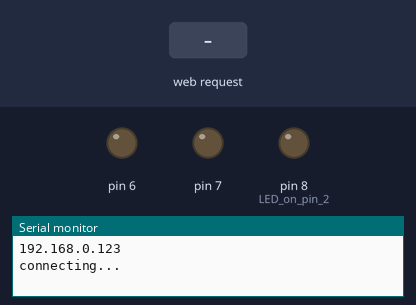
The sketch below on a simulated Arduino Uno, built with avr-gcc and run on an emulated ATmega328P. On the bench: output pins drawn as LEDs (lit = HIGH), the last lines printed to the serial monitor. Inputs (shaded band) come from the test bench. WiFi joins after 1.5 s; servers stay silent unless stated.

Above: at 1.2 s.
1.3 s: HTTP request GET /?LIGHT1=2 received
At 2.5 s:
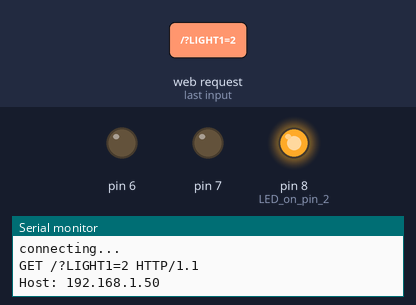
2.8 s: HTTP request GET /?LIGHT2=2 received
At 3.6 s:
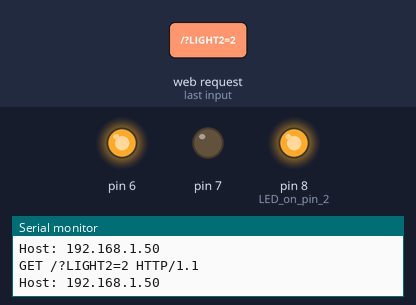
4.3 s: HTTP request GET /?LIGHT3=2 received
At 4.7 s:
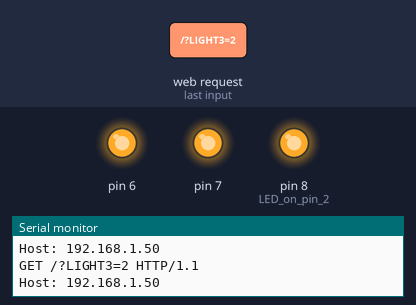
5.8 s: HTTP request GET /?LIGHT1=2 received
At 7.0 s:
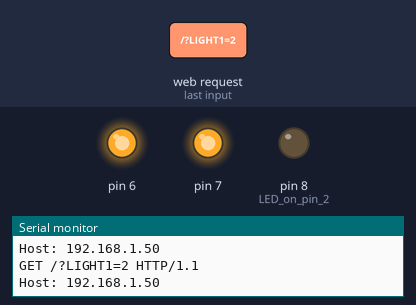
7.3 s: HTTP request GET /?LIGHT2=2 received
At 8.2 s:
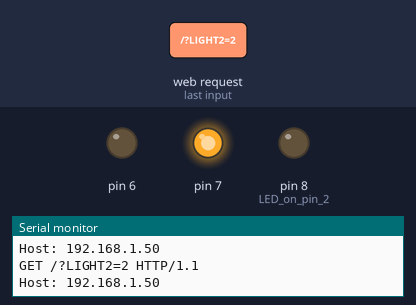
Timing chart, 0 to 9.8 s (numbered marks = the images above; inputs shaded):
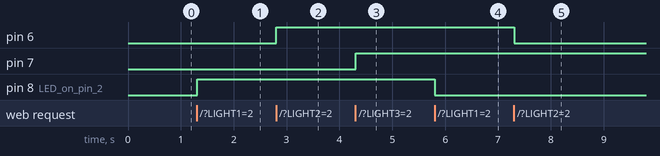

The sketch:

LED_Light_Server.ino
```cpp
#include <SPI.h>
#include <Ethernet.h>

// MAC address from Ethernet shield sticker under board
byte mac[] = { 0xDE, 0xAD, 0xBE, 0xEF, 0xFE, 0xED };
IPAddress ip(192, 168, 0,123); // IP address, may need to change depending on network
EthernetServer server(80);  // create a server at port 80

String HTTP_req;          // stores the HTTP request
boolean LED_status0 = 0;
boolean LED_status1=0;
boolean LED_status2=0;// state of LED, off by default

void setup()
{
    Ethernet.begin(mac, ip);  // initialize Ethernet device
    server.begin();           // start to listen for clients
    Serial.begin(9600);       // for diagnostics
    Serial.println(Ethernet.localIP());
  Serial.println("connecting...");
    pinMode(8, OUTPUT); // LED on pin 2
    pinMode(6, OUTPUT);
    pinMode(7, OUTPUT);
}

void loop()
{
    EthernetClient client = server.available();  // try to get client

    if (client) {  // got client?
        boolean currentLineIsBlank = true;
        while (client.connected()) {
            if (client.available()) {   // client data available to read
                char c = client.read(); // read 1 byte (character) from client
                HTTP_req += c;  // save the HTTP request 1 char at a time
                // last line of client request is blank and ends with \n
                // respond to client only after last line received
                if (c == '\n' && currentLineIsBlank) {
                    // send a standard http response header
                    client.println("HTTP/1.1 200 OK");
                    client.println("Content-Type: text/html");
                    client.println("Connection: close");
                    client.println();
                    // send web page
                    client.println("<!DOCTYPE html>");
                    client.println("<html>");
                    client.println("<head>");
                    client.println("<title>Arduino LED Control</title>");
                    client.println("</head>");
                    client.println("<body>");
                    client.println("<h1>HOME AUTOMATION - KRISHNAPRASADH</h1>");
                    client.println("<p>''Click to TURN ON/SHUTDOWN LIGHTS''</p>");
                    client.println("<form method=\"get\">");
                    ProcessCheckbox(client);
                    client.println("</form>");
                    client.println("</body>");
                    client.println("</html>");
                    Serial.print(HTTP_req);
                    HTTP_req = "";    // finished with request, empty string
                    break;
                }
                // every line of text received from the client ends with \r\n
                if (c == '\n') {
                    // last character on line of received text
                    // starting new line with next character read
                    currentLineIsBlank = true;
                }
                else if (c != '\r') {
                    // a text character was received from client
                    currentLineIsBlank = false;
                }
            } // end if (client.available())
        } // end while (client.connected())
        delay(1);      // give the web browser time to receive the data
        client.stop(); // close the connection
    } // end if (client)
}

// switch LED and send back HTML for LED checkbox
void ProcessCheckbox(EthernetClient cl)
{
    if (HTTP_req.indexOf("LIGHT1=2") > -1) {  // see if checkbox was clicked
        // the checkbox was clicked, toggle the LED
        if (LED_status0) {
            LED_status0 = 0;
        }
        else {
            LED_status0 = 1;
        }
    }

    if (LED_status0) {    // switch LED on
        digitalWrite(8, HIGH);
        // checkbox is checked
        cl.println("<input type=\"checkbox\" name=\"LIGHT1\" value=\"2\" \
        onclick=\"submit();\" checked>LIGHT1");
    }
    else {              // switch LED off
        digitalWrite(8, LOW);
        // checkbox is unchecked
        cl.println("<input type=\"checkbox\" name=\"LIGHT1\" value=\"2\" \
        onclick=\"submit();\">LIGHT1");
    }
     if (HTTP_req.indexOf("LIGHT2=2") > -1) {  // see if checkbox was clicked
        // the checkbox was clicked, toggle the LED
        if (LED_status1) {
            LED_status1 = 0;
        }
        else {
            LED_status1 = 1;
        }
    }

    if (LED_status1) {    // switch LED on
        digitalWrite(6, HIGH);
        // checkbox is checked
        cl.println("<input type=\"checkbox\" name=\"LIGHT2\" value=\"2\" \
        onclick=\"submit();\" checked>LIGHT2");
    }
    else {              // switch LED off
        digitalWrite(6, LOW);
        // checkbox is unchecked
        cl.println("<input type=\"checkbox\" name=\"LIGHT2\" value=\"2\" \
        onclick=\"submit();\">LIGHT2");
    }
     if (HTTP_req.indexOf("LIGHT3=2") > -1) {  // see if checkbox was clicked
        // the checkbox was clicked, toggle the LED
        if (LED_status2) {
            LED_status2 = 0;
        }
        else {
            LED_status2 = 1;
        }
    }

    if (LED_status2) {    // switch LED on
        digitalWrite(7, HIGH);
        // checkbox is checked
        cl.println("<input type=\"checkbox\" name=\"LIGHT3\" value=\"2\" \
        onclick=\"submit();\" checked>LIGHT3");
    }
    else {              // switch LED off
        digitalWrite(7, LOW);
        // checkbox is unchecked
        cl.println("<input type=\"checkbox\" name=\"LIGHT3\" value=\"2\" \
        onclick=\"submit();\">LIGHT3");
    }
}
```

Measured:
- after the input at 1.3 s, pin 8 (LED_on_pin_2): LOW → HIGH at once
- after the input at 2.8 s, pin 6: LOW → HIGH at once
- after the input at 4.3 s, pin 7: LOW → HIGH at once
- after the input at 5.8 s, pin 8 (LED_on_pin_2): HIGH → LOW at once
- after the input at 7.3 s, pin 6: HIGH → LOW at once
